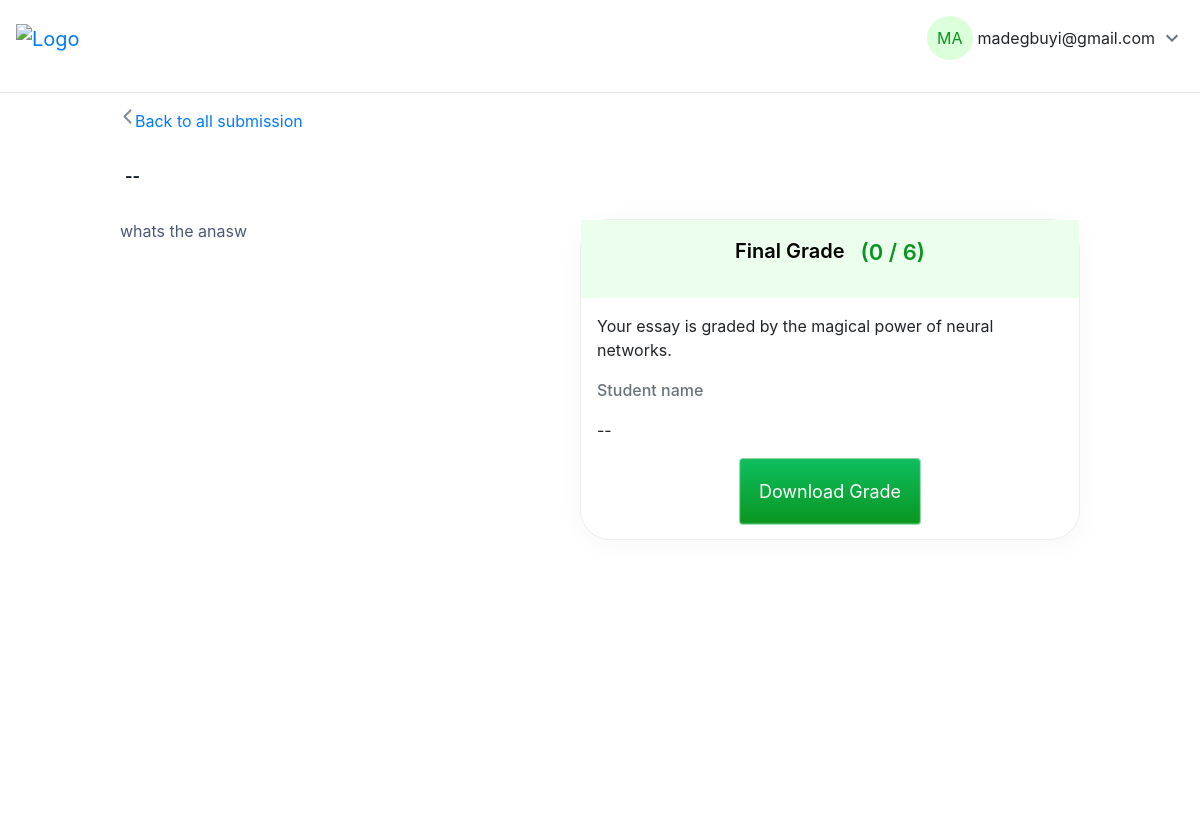
/96/essay96/, run on an earlier commit of the app's database.
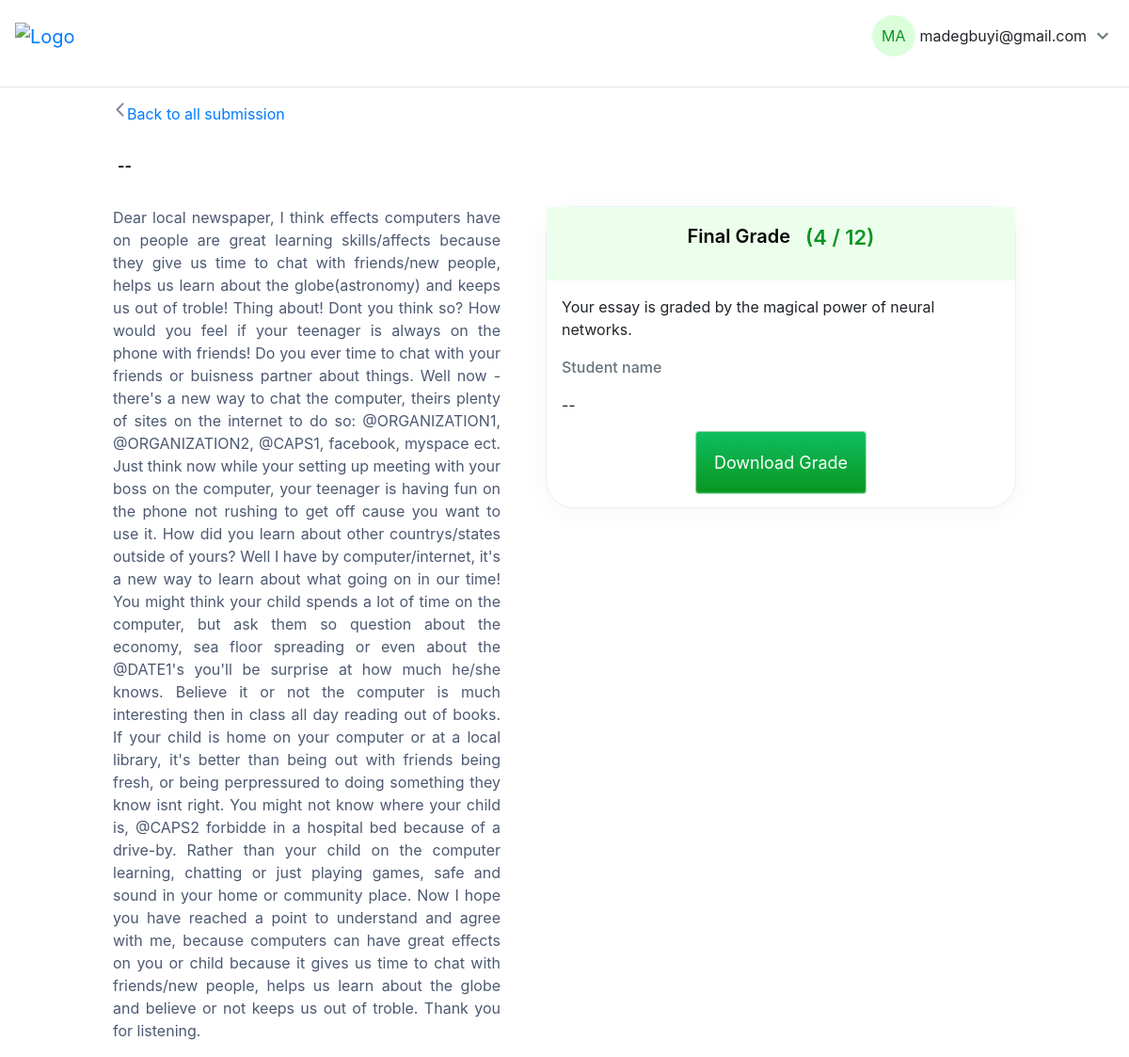
And on a later commit of the database.
### grader/models.py (models this page shows, shortened)
class Essay(models.Model):
    question = models.ForeignKey(Question, on_delete=models.CASCADE)
    content = models.TextField(max_length=100000)
    score = models.IntegerField(null=True, blank=True)
    matric_no = models.CharField(max_length=20, blank=True, null=True)
    name = models.CharField(max_length=255, blank=True, null=True)
    created_at = models.DateTimeField(auto_now_add=True)

class Question(models.Model):
    question_title = models.TextField(max_length=100000)
    set = models.IntegerField(unique=True)
    min_score = models.IntegerField()
    max_score = models.IntegerField()

### grader/views.py (the view)
# urls.py: path('<int:question_id>/essay<int:essay_id>/', views.essay, name='essay'),
def essay(request, question_id, essay_id):
    essay = get_object_or_404(Essay, pk=essay_id)
    context = {
        "essay": essay,
    }
    return render(request, "grader/essay.html", context)

### grader/templates/grader/essay.html (shortened to what this page needs)
{% extends 'base.html' %}
{% block content %}
<section>
  <div class="main-submission">
    <div class="user">
      <div class="back">
        <a class="back-btn" href="/responses">
          <p>Back to all submission</p>
        </div>
        <p class="name_text">{{ essay.name|default:"--"|title }}</p>
    </div>
    <div class="submission_section">
      <div class="answer-banner">
        <p class="text-justify answer">{{ essay.content }}</p>
      </div>
      <div class="grades">
        <div class="grade-heading">
          <p>Final Grade</p>
          <span>({{ essay.score|default:0 }} / {{ essay.question.max_score }})</span>
        </div>
        <div class="grades-body">
          <p>Your essay is graded by the magical power of neural networks.</p>
          <div>
            <p class="gray-text">Student name</p>
            <p class="name">{{ essay.name|default:"--"|title }}</p>
          </div>
         <div style="display: flex; align-items: center; justify-content: center;">
          <button class="submit">Download Grade</button>
         </div>
        </div>
      </div>
    </div>
  </div>
</section>
{% endblock %}

### templates/base.html (shortened to what this page needs)
{% load static %}<!DOCTYPE html>
<html>
  <head>
    <link rel="stylesheet" href="{% static 'css/bootstrap.min.css' %}">
  </head>
  <body>
    <nav class="navbar ">
      <div class="content">
        <a class="navbar-brand" href="{% url 'index' %}">
          <img src="https://res.cloudinary.com/dlzeg6nyx/image/upload/v1704548570/Logo_student_mff722.png" alt="Logo">
        </a>
      </div>
      <div class="profile-section">
        <div class="profile">
          MA
        </div>
        <div>madegbuyi@gmail.com</div>
      </div>
    </nav>
    <hr>
    <div class="main-essay">
      <div class="">
        {% block content %}
        {% endblock %}
      </div>
      </div>
  </body>
</html>

### grader/templates/grader/essay.html (style rules this page uses)
.answer-banner { width: 80%; }
a { text-decoration: none; cursor: pointer; display: flex; }
.grades { width: 100%; max-width: 500px; height: 20.0625rem; border-radius: 30px; border: 1px solid #EBEEEF; background: white; box-shadow: 0px 4px 27px 0px rgba(0, 0, 0, 0.04); }
.grade-heading { text-align: center; padding: 1rem; display: flex; border-top: 30px; gap: 1rem; justify-content: center; background-color: #ECFFEC; }
.submit { display: flex; padding: 1.1875rem; justify-content: center; align-items: center; gap: 0.5rem; color: white; font-size: 18px; align-self: stretch; cursor: pointer; border-radius: 0.25rem; border: 0.5px solid rgba(255, 255, 255, 0.57); background: linear-gradient(180deg, #0EBE5F 0%, #099620 100%); box-shadow: 0px -0.5px 1px 0.2px rgba(220, 255, 219, 0.37) inset; }
.grade-heading>p { color: black; font-size: 20px; font-weight: 600; }
.grade-heading>span { color: #099620; font-size: 22px; font-weight: 600; }
.grades-body { padding: 1rem; }
.answer { color: #4D5972; }
.submission_section { display: flex; justify-content: space-between; gap: 3rem; }
.gray-text { color: rgba(0, 21, 35, 0.60); font-weight: 500; }
section { background-color: white; height: 90vh; }
.name_text { padding: 15px 5px; color: #101828; font-weight: bold; }
.main-submission { display: flex; flex-direction: column; margin: auto; width: 80%; }
.user { display: flex; flex-direction: column; }
.back { display: flex; gap: 5px; align-items: center; color: #81899E; }

### templates/base.html (style rules this page uses)
.navbar { background-color: white; display: flex; justify-content: space-between; padding: 1rem; }
.profile { background-color: #DCFFDB; color: #099620; padding: 10px; border-radius: 100%; }
.main-essay { background-color: #F8F9FB; width: 100%; height: 90vh; }
.profile-section { display: flex; align-items: center; gap: 5px; justify-content: center; }

What changed in the data, as far as the page shows it:
changed Essay: content "whats the anasw" → "Dear local newspaper, I think effects computers have on people are great learning skills/affects because they give us time to chat with friends/new people, helps us learn about the globe(astronomy) and keeps us out of troble! Thing about! Dont you think so? How would you feel if your teenager is always on the phone with friends! Do you ever time to chat with your friends or buisness partner about things. Well now - there's a new way to chat the computer, theirs plenty of sites on the internet to do so: @ORGANIZATION1, @ORGANIZATION2, @CAPS1, facebook, myspace ect. Just think now while your setting up meeting with your boss on the computer, your teenager is having fun on the phone not…"; score "0" → "4"; question.max_score "6" → "12"
